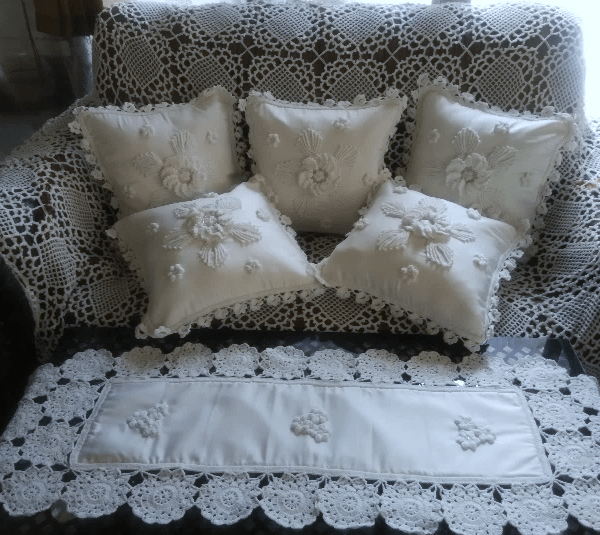
#> input picture j7.png, 600 x 535 px
$ python 'max filter.py'
#> lines starting #> are read from the running program, lines starting #| are printed output that depends on the picture
# Nama  : MOH.ISRAN
# NIM   : F55121073
# Kelas : B

import cv2
import numpy as np

# Baca citra
img = cv2.imread('j7.png')
#> img is the input picture: shape (535, 600, 3); mean B, G, R 117.8, 113.3, 107.9

# Konversi ke grayscale
gray = cv2.cvtColor(img, cv2.COLOR_BGR2GRAY)
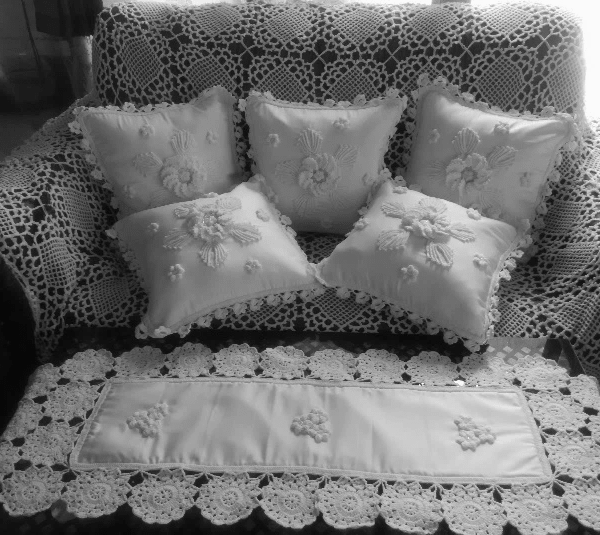
#> gray: shape (535, 600); min 7, max 251, mean 112.2

# Terapkan max filter dengan kernel 3x3 sebanyak 3 kali
kernel = np.ones((3,3), np.uint8)
max_filter1 = cv2.dilate(gray, kernel, iterations=1)
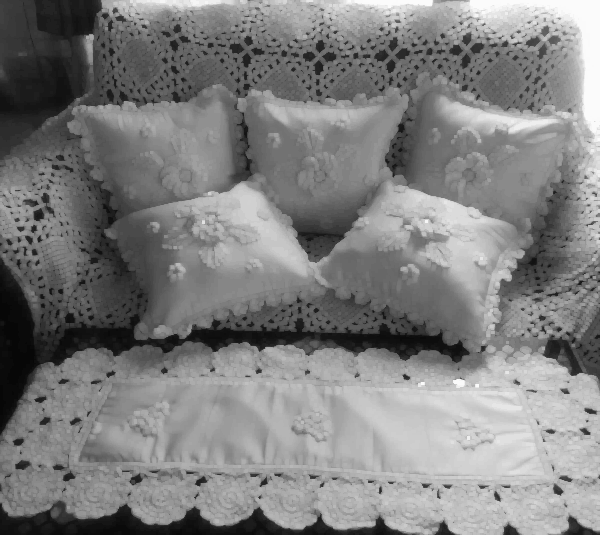
#> max_filter1: shape (535, 600); min 7, max 251, mean 127.6
max_filter2 = cv2.dilate(max_filter1, kernel, iterations=1)
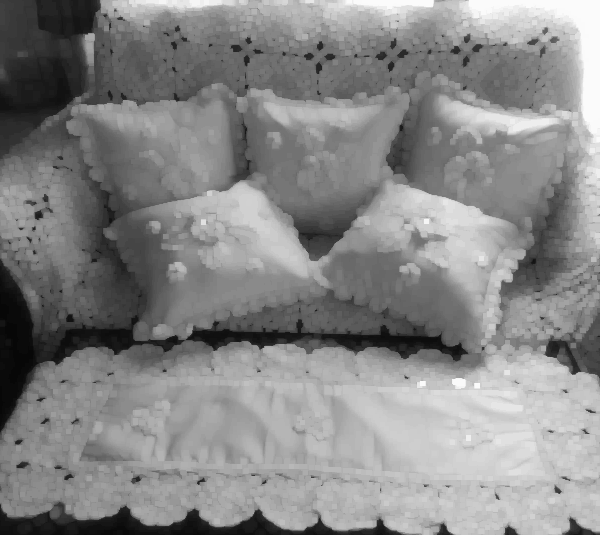
#> max_filter2: shape (535, 600); min 7, max 251, mean 135
max_filter3 = cv2.dilate(max_filter2, kernel, iterations=1)
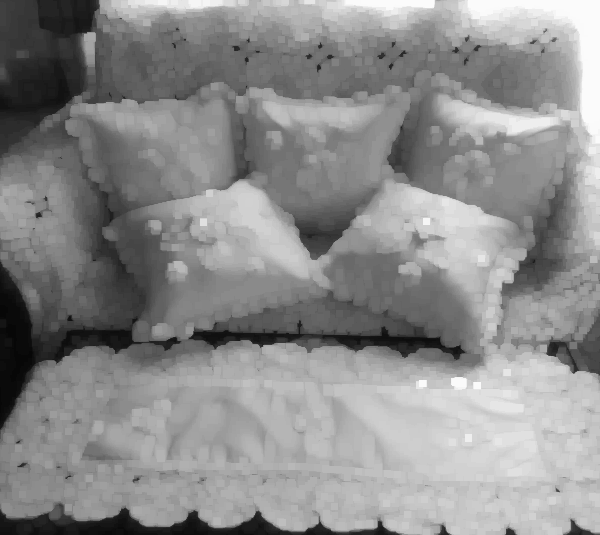
#> max_filter3: shape (535, 600); min 7, max 251, mean 139.9

# Tampilkan citra asli dan hasil max filter sebanyak 3 kali
cv2.imshow('Original', gray)
cv2.imshow('Max Filter 1', max_filter1)
cv2.imshow('Max Filter 2', max_filter2)
cv2.imshow('Max Filter 3', max_filter3)

# Tunggu hingga tombol keyboard ditekan
cv2.waitKey(0)

# Tutup semua jendela
cv2.destroyAllWindows()

$ run again, with isran.jpeg saved as j7.png
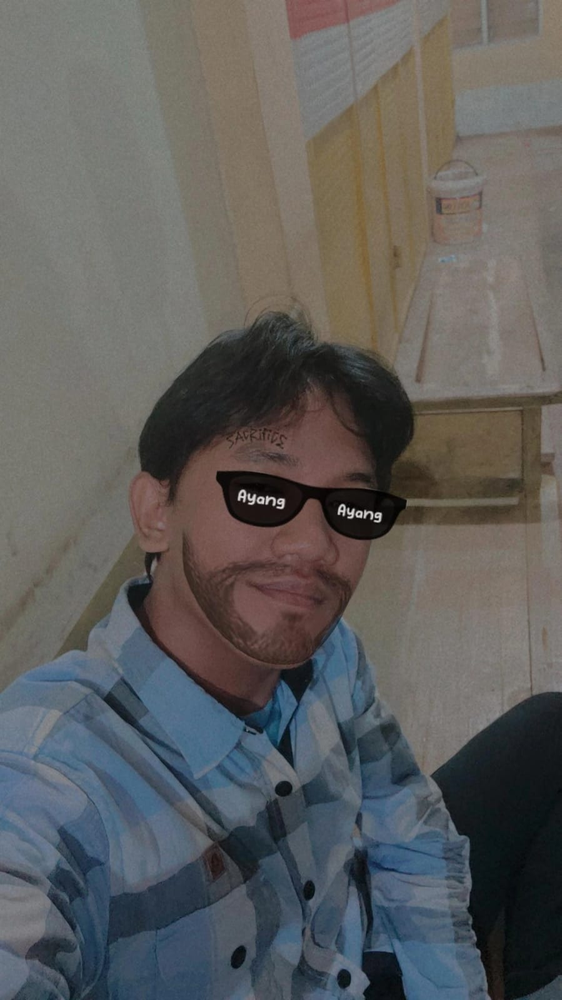
#> input picture isran.jpeg, 562 x 1000 px, shrunk from 899 x 1599 before the run
#> img is the input picture: shape (1000, 562, 3); mean B, G, R 92.6, 93.8, 94.4
#> `gray = cv2.cvtColor(img, cv2.COLOR_BGR2GRAY)`:
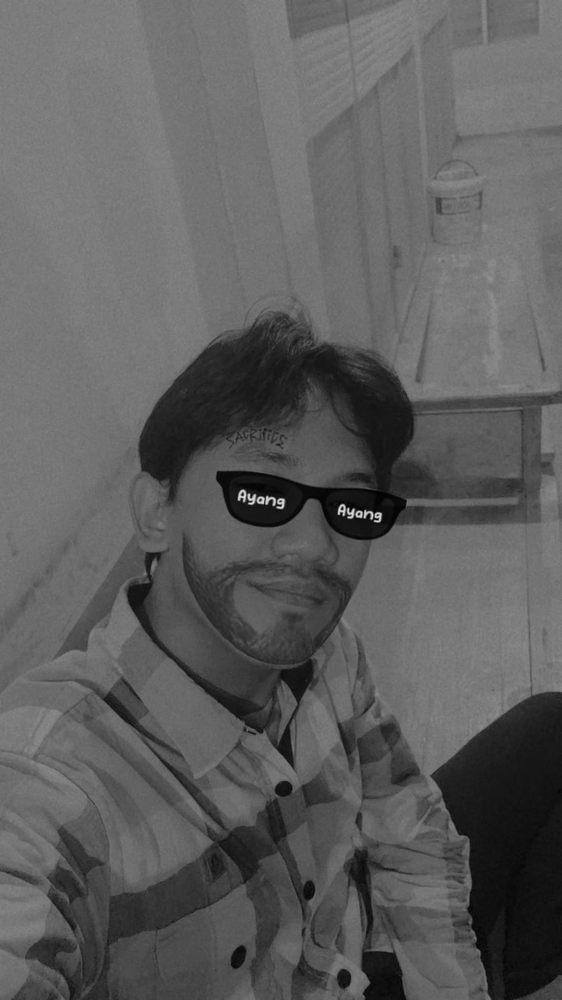
#> gray: shape (1000, 562); min 0, max 222, mean 93.8
#> `max_filter2 = cv2.dilate(max_filter1, kernel, iterations=1)`:
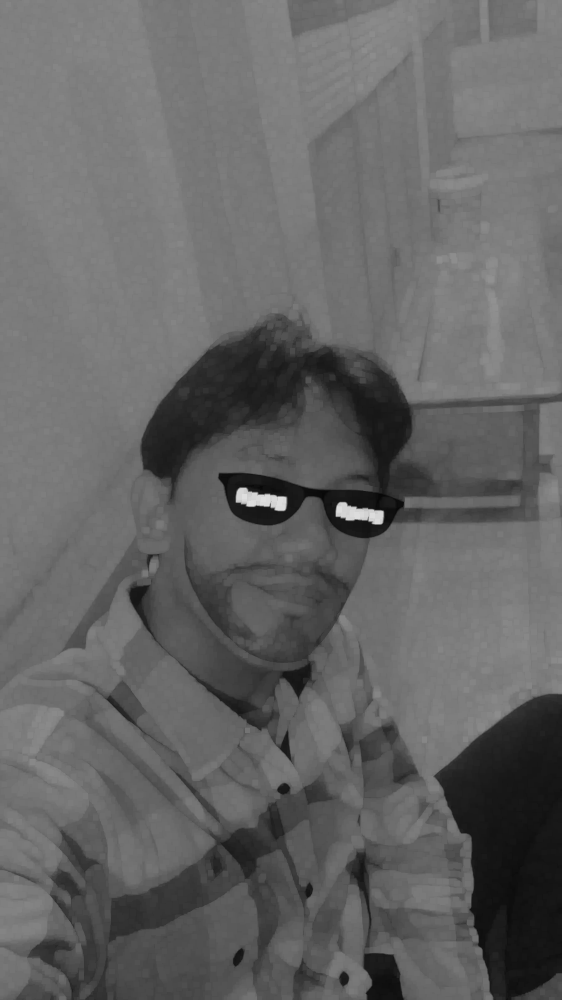
#> max_filter2: shape (1000, 562); min 6, max 222, mean 100.7

$ run again, with j1.JPG saved as j7.png
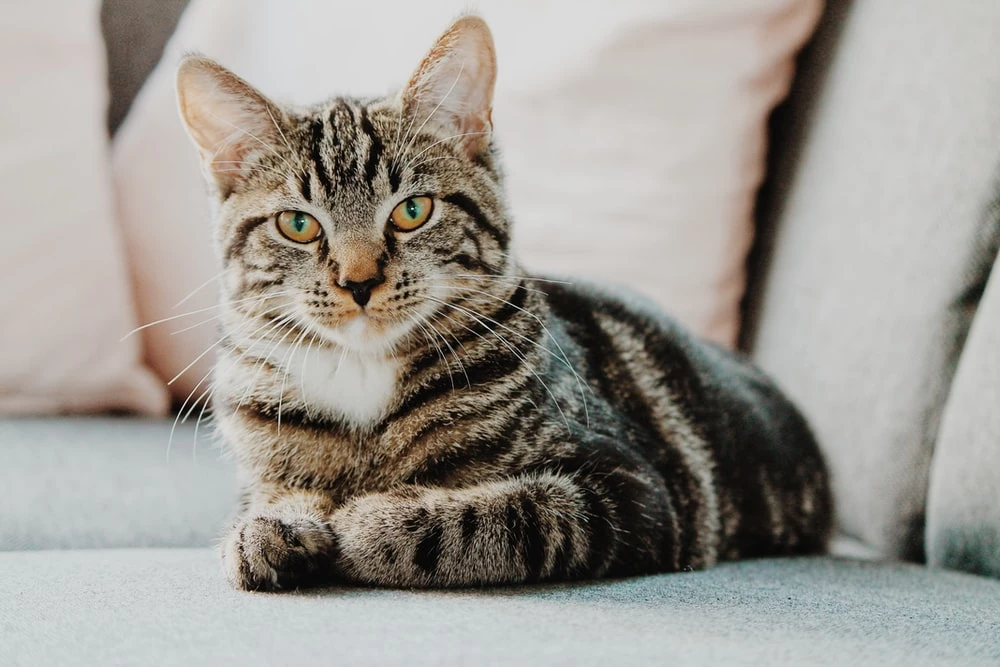
#> input picture j1.JPG, 1000 x 667 px
#> img is the input picture: shape (667, 1000, 3); mean B, G, R 147.2, 153.5, 157.4
#> `max_filter1 = cv2.dilate(gray, kernel, iterations=1)`:
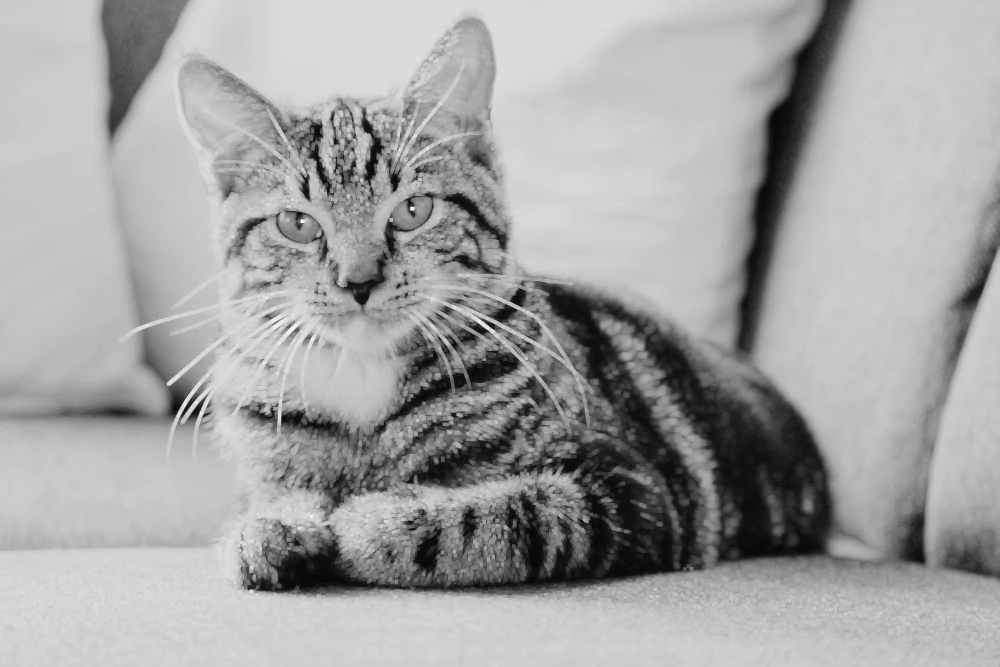
#> max_filter1: shape (667, 1000); min 8, max 247, mean 163
#> `max_filter3 = cv2.dilate(max_filter2, kernel, iterations=1)`:
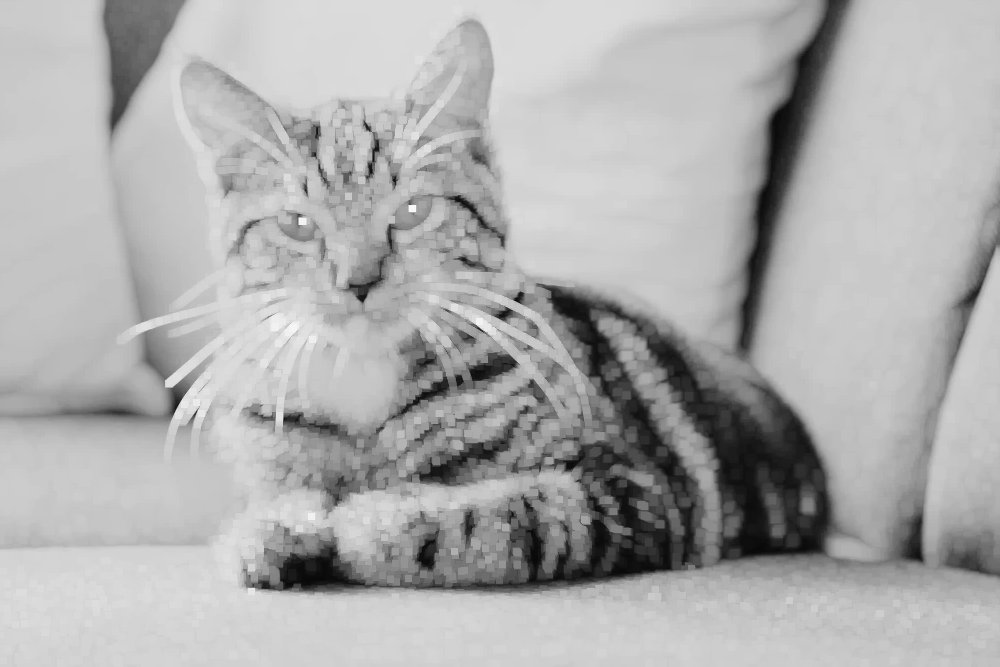
#> max_filter3: shape (667, 1000); min 8, max 247, mean 172.8

$ run again, with j2.jpg saved as j7.png
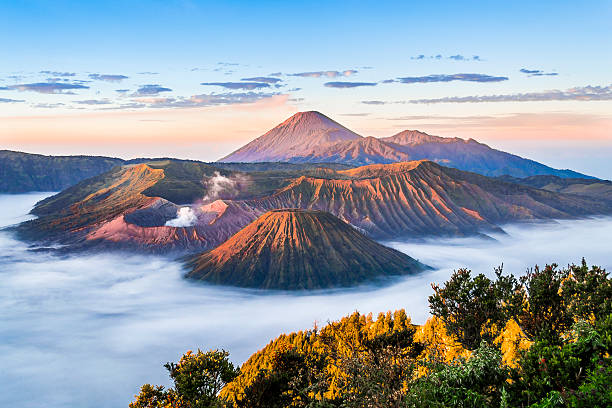
#> input picture j2.jpg, 612 x 408 px
#> img is the input picture: shape (408, 612, 3); mean B, G, R 165.1, 154.3, 143.8
#> `gray = cv2.cvtColor(img, cv2.COLOR_BGR2GRAY)`:
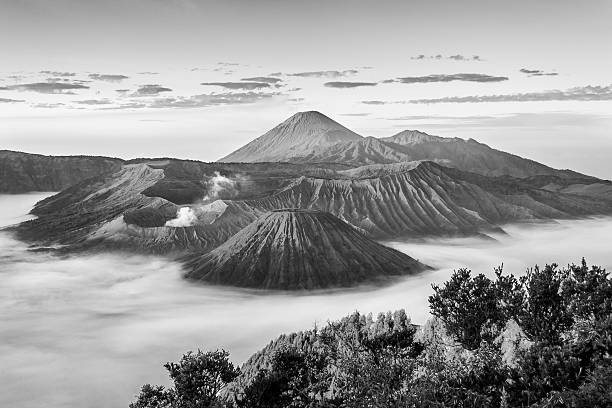
#> gray: shape (408, 612); min 0, max 255, mean 152.4
#> `max_filter3 = cv2.dilate(max_filter2, kernel, iterations=1)`:
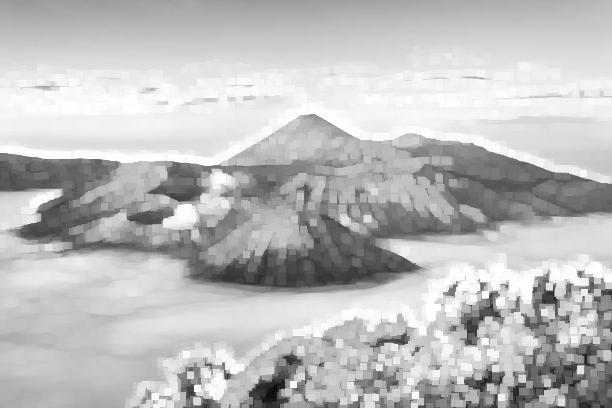
#> max_filter3: shape (408, 612); min 5, max 255, mean 188.9
